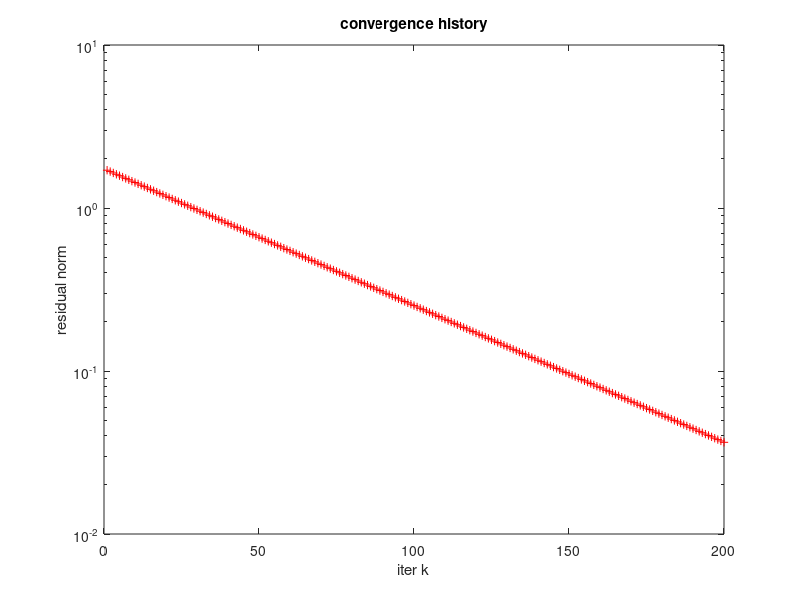
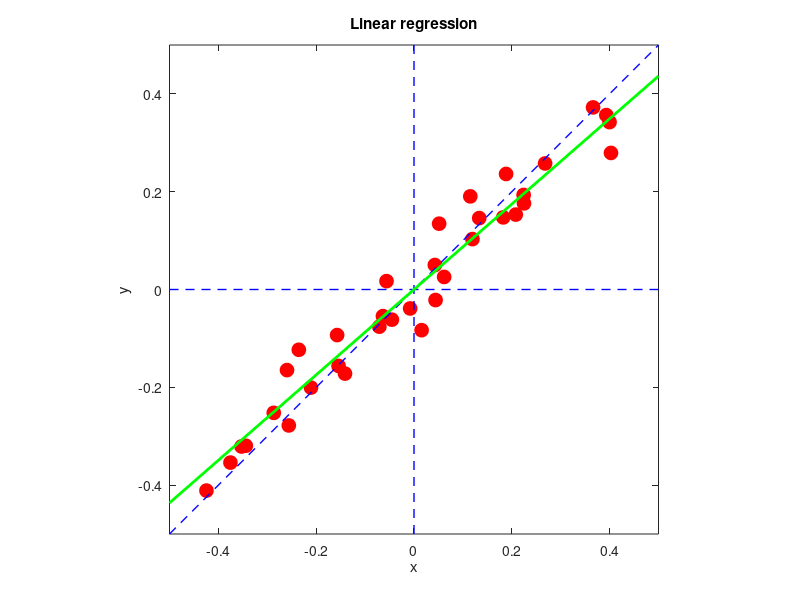

Source code (MATLAB) for these figures, in order:
%
% Using Gradient Descent to solve a 2D linear regression 
%
%
% load a 2D dataset X, 
% find the linear regression y = w'*x 

load data2D; 
[n,p]=size(X); 
X = X - ones(n,1)*mean(X); 
A = X(:,1);      %  design matrix 
b = X(:,2); 
m = 1;

%-------------

tau = 0.01; % learning rate
tol = 1e-4;    
kmax = 200; 

w = zeros(m,1);
for k = 1:kmax
    r = A'*(A*w - b); 
    wp = w - tau*r;
    res(k) = norm(r); 
    if res(k) <= tol,
       disp('GD converged at')
          k 
       break
    end
    w = wp; 

end
FinaRes = norm(A*w - b) 

wexact = A\b; 
ExactRes = norm(A*wexact - b) 

Solution = [w wexact]


figure(1);  
semilogy((1:k),res(1:k),'r+')
title('convergence history') 
xlabel('iter k') 
ylabel('residual norm') 

figure(2)
plot(X(:,1),X(:,2),'ro','MarkerSize',10,'MarkerFaceColor','r');
axis([-0.5 0.5 -0.5 0.5])
axis('square')
hold on
plot([-0.5 0.5],[0 0],'b--','LineWidth',1)
plot([0 0],[-0.5 0.5],'b--','LineWidth',1)
plot([-0.5 0.5],[-0.5 0.5],'b--','LineWidth',1)
plot([-0.5 0.5],w*[-0.5 0.5],'g-','LineWidth',2)
title('Linear regression')
xlabel('x')
ylabel('y')
hold off
